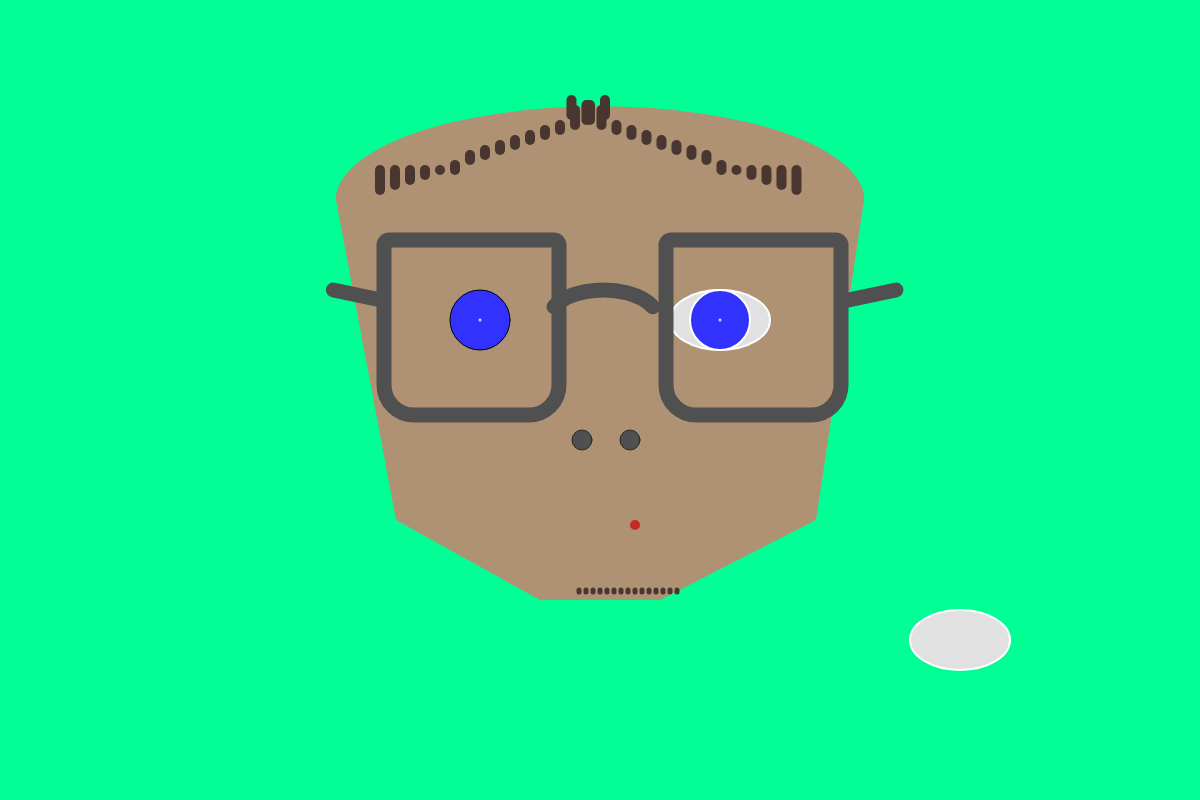
Frame 1 (no input)
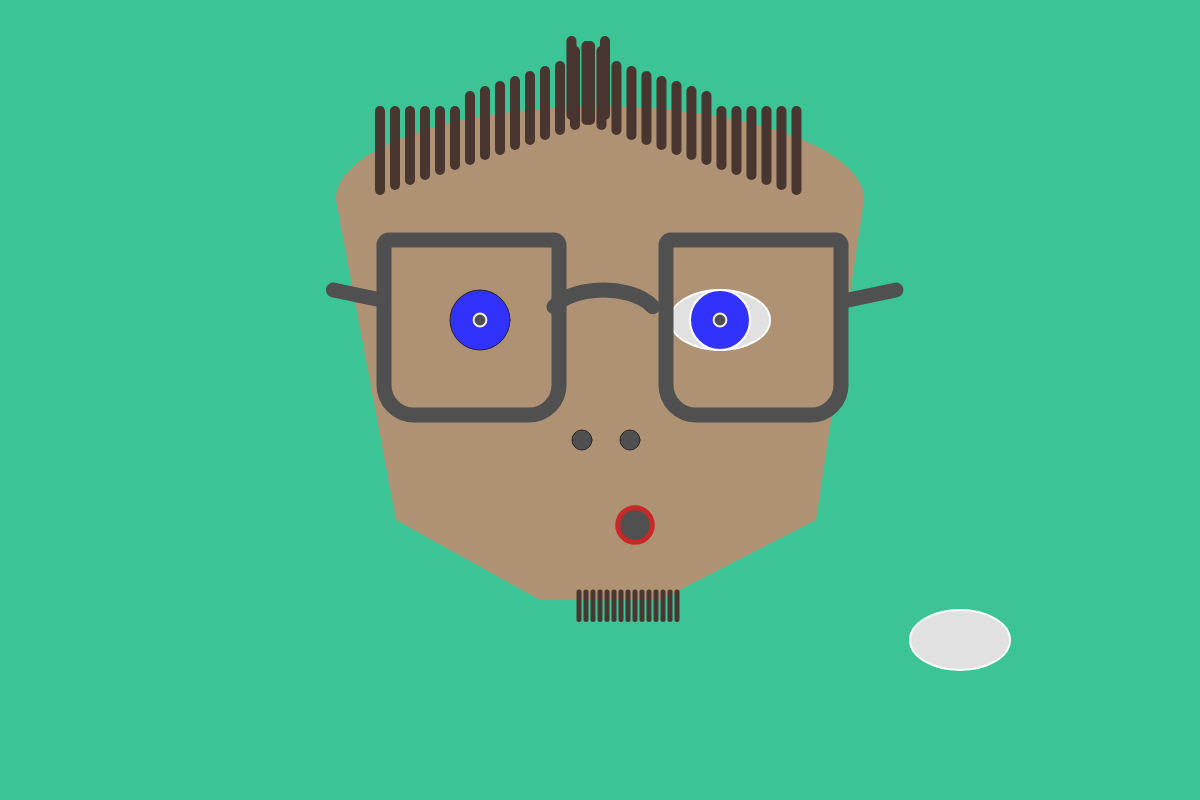
Frame 60 (no input)
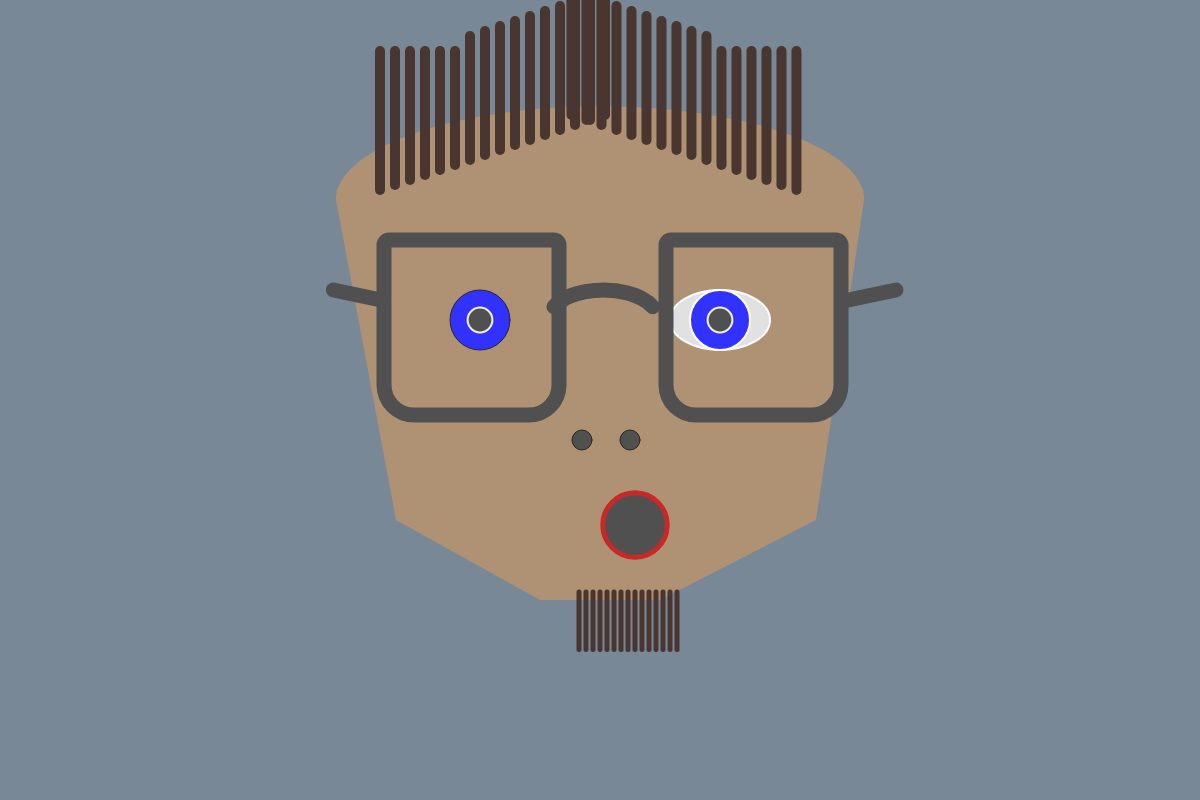
Frame 120 (the mouse pressed at the canvas centre since frame 60)

The p5.js sketch that drew these frames (run headless with seeded random() and noise() and a simulated clock; from frame 60 on, the mouse is pressed at the canvas centre):

// p5.js sketch
// ── sketch.js

function setup() {
createCanvas(windowWidth, 800);
}

//**********************//
//global variables
//**********************//

// background color variables
var rChannel = 1;
var gChannel = 255;
var bChannel = 150;

//pupil width and height variables
var pupilWidth = 1;
var pupilHeight = 1;

// mouth width and heigh variables
var mouthWidth = 5;
var mouthHeight = 5;

// goatee variables
var goateeYEnd = 590;
var goateeX = 579;

// hair variables
var hairXstart = 380;
var hairYstart = 190;
var hairXEnd = 380;
var hairYEnd = 170;


//line(width/3.25, 190, width/3.35, 175);


function draw() {
//background color will change from green to reddish-purple
background(rChannel, gChannel, bChannel);
    // background color change animation
    rChannel = rChannel + 1;
    gChannel = gChannel - 1;
    rChannel = rChannel % 255;
    gChannel = gChannel % 255;

//**********************//
//Face
//**********************//

/* head */
push();
noStroke();
// strokeWeight(0.5);
fill('rgb(175, 146, 115)');
// top of head
quad(width * 0.28, height * 0.25, width * 0.72, height * 0.25, width * 0.68, height * 0.65, width * 0.33, height * 0.65);
//chin
quad(width * 0.33, height * 0.65, width * 0.68, height * 0.65, width * 0.55, height * 0.75, width * 0.45, height * 0.75);
//forehead
arc(width/2, 200, width/2.27, height/4.27, PI, TWO_PI);
pop();
/* end head */

/* hair */
// right side hair
push();
stroke('rgb(74, 54, 48)');
strokeWeight(10);
line(hairXstart, hairYstart, hairXEnd, hairYEnd);
line(hairXstart + 15, hairYstart - 5, hairXEnd + 15, hairYEnd);
line(hairXstart + 30, hairYstart - 10, hairXEnd + 30, hairYEnd);
line(hairXstart + 45, hairYstart - 15, hairXEnd + 45, hairYEnd);
line(hairXstart + 60, hairYstart - 20, hairXEnd + 60, hairYEnd);
line(hairXstart + 75, hairYstart - 25, hairXEnd + 75, hairYEnd);
line(hairXstart + 90, hairYstart - 30, hairXEnd + 90, hairYEnd - 15);
line(hairXstart + 105, hairYstart - 35, hairXEnd + 105, hairYEnd - 20);
line(hairXstart + 120, hairYstart - 40, hairXEnd + 120, hairYEnd - 25);
line(hairXstart + 135, hairYstart - 45, hairXEnd + 135, hairYEnd - 30);
line(hairXstart + 150, hairYstart - 50, hairXEnd + 150, hairYEnd - 35);
line(hairXstart + 165, hairYstart - 55, hairXEnd + 165, hairYEnd - 40);
line(hairXstart + 180, hairYstart - 60, hairXEnd + 180, hairYEnd - 45);
line(hairXstart + 195, hairYstart - 65, hairXEnd + 195, hairYEnd - 60);
line(hairXstart + 210, hairYstart - 70, hairXEnd + 210, hairYEnd - 65);
line(hairXstart + 225, hairYstart - 75, hairXEnd + 225, hairYEnd - 70);
pop();

// left side hairXEnd

push();
translate( windowWidth/1.02, 0);
scale( -1, 1 );
stroke('rgb(74, 54, 48)');
strokeWeight(10);
line(hairXstart, hairYstart, hairXEnd, hairYEnd);
line(hairXstart + 15, hairYstart - 5, hairXEnd + 15, hairYEnd);
line(hairXstart + 30, hairYstart - 10, hairXEnd + 30, hairYEnd);
line(hairXstart + 45, hairYstart - 15, hairXEnd + 45, hairYEnd);
line(hairXstart + 60, hairYstart - 20, hairXEnd + 60, hairYEnd);
line(hairXstart + 75, hairYstart - 25, hairXEnd + 75, hairYEnd);
line(hairXstart + 90, hairYstart - 30, hairXEnd + 90, hairYEnd - 15);
line(hairXstart + 105, hairYstart - 35, hairXEnd + 105, hairYEnd - 20);
line(hairXstart + 120, hairYstart - 40, hairXEnd + 120, hairYEnd - 25);
line(hairXstart + 135, hairYstart - 45, hairXEnd + 135, hairYEnd - 30);
line(hairXstart + 150, hairYstart - 50, hairXEnd + 150, hairYEnd - 35);
line(hairXstart + 165, hairYstart - 55, hairXEnd + 165, hairYEnd - 40);
line(hairXstart + 180, hairYstart - 60, hairXEnd + 180, hairYEnd - 45);
line(hairXstart + 195, hairYstart - 65, hairXEnd + 195, hairYEnd - 60);
line(hairXstart + 210, hairYstart - 70, hairXEnd + 210, hairYEnd - 65);
line(hairXstart + 225, hairYstart - 75, hairXEnd + 225, hairYEnd - 70);


// growing hair code
hairYEnd = hairYEnd - 1;


pop();

/* end hair */

/*eyes*/
//left eye
push();
translate(width * 0.4, height * 0.4);
rotate(radians(mouseX));
stroke('rgb(80)');
strokeWeight(2);
fill('rgb(225, 225, 225)');
ellipse(width * 0.4, height * 0.4, 100, 60);
pop();

//iris
fill('rgb(50, 50, 255)');
ellipse(width * 0.4, height * 0.40, 60, 60);

//pupil
push();
strokeWeight(2);
stroke('rgb(240, 240, 240)');
fill('rgb(80, 80, 80)');
ellipse(width * 0.4, height * 0.40, pupilWidth, pupilHeight);

//right eye
stroke('rgb(80)');
strokeWeight(2);
fill('rgb(225, 225, 225)');
ellipse(width * 0.60, height * 0.40, 100, 60);

//iris
fill('rgb(50, 50, 255)');
ellipse(width * 0.60, height * 0.40, 60, 60);

//pupil
stroke('rgb(240, 240, 240)');
fill('rgb(80, 80, 80)');
ellipse(width * 0.60, height * 0.40, pupilWidth, pupilHeight);
// dilates pupil to max 60 px width and height
pupilWidth = pupilWidth + 0.2;
pupilHeight = pupilHeight + 0.2;
pupilWidth = pupilWidth % 60;
pupilHeight = pupilHeight % 60;
pop();

/* nose */
stroke('rgb(40, 40, 40)');
fill('rgb(80, 80, 80)');
ellipse(width * 0.485, height * 0.55, 20, 20);
ellipse(width * 0.525, height * 0.55, 20, 20);
/* end nose */

/* mouth */
push();
stroke('rgb(200, 40, 40)');
strokeWeight(5);
fill('rgb(80, 80, 80)');
ellipse(635, 525, mouthWidth, mouthHeight);

mouthWidth = mouthWidth + 0.5;
mouthHeight = mouthHeight + 0.5;
mouthWidth = mouthWidth % 100;
mouthHeight = mouthHeight % 100;
pop();
/* end mouth */


// glasses
// right frame
push();
noFill();
stroke('rgb(80, 80, 80)');
strokeWeight(15);
rect(width * 0.32, height * 0.30, 175, 175, 5, 5, 30, 30);
// left frame
push();
translate(282, 0);
noFill();
stroke('rgb(80, 80, 80)');
strokeWeight(15);
rect(width * 0.32, height * 0.30, 175, 175, 5, 5, 30, 30);
pop();
// bridge
stroke('rgb(80, 80, 80)');
strokeWeight(15);
arc(windowWidth/1.989, 320, 110, 60, radians(195), radians(345));
//handles
stroke('rgb(80, 80, 80)');
strokeWeight(15);
line(windowWidth/3.15, 300, windowWidth/3.6, 290);
push();
translate(515, 0);
stroke('rgb(80, 80, 80)');
strokeWeight(15);
line(windowWidth/3.6, 300, windowWidth/3.15, 290);
pop();
pop();
/* end eyes */

/* goatee */
push();
stroke('rgb(74, 54, 48)');
strokeWeight(5);
line(goateeX, height * 0.74, goateeX, goateeYEnd);
line(goateeX + 7, height * 0.74, goateeX + 7, goateeYEnd);
line(goateeX + 14, height * 0.74, goateeX + 14, goateeYEnd);
line(goateeX + 21, height * 0.74, goateeX + 21, goateeYEnd);
line(goateeX + 28, height * 0.74, goateeX + 28, goateeYEnd);
line(goateeX + 35, height * 0.74, goateeX + 35, goateeYEnd);
line(goateeX + 42, height * 0.74, goateeX + 42, goateeYEnd);
line(goateeX + 49, height * 0.74, goateeX + 49, goateeYEnd);
line(goateeX + 56, height * 0.74, goateeX + 56, goateeYEnd);
line(goateeX + 63, height * 0.74, goateeX + 63, goateeYEnd);
line(goateeX + 70, height * 0.74, goateeX + 70, goateeYEnd);
line(goateeX + 77, height * 0.74, goateeX + 77, goateeYEnd);
line(goateeX + 84, height * 0.74, goateeX + 84, goateeYEnd);
line(goateeX + 91, height * 0.74, goateeX + 91, goateeYEnd);
line(goateeX + 98, height * 0.74, goateeX + 98, goateeYEnd);

goateeYEnd = goateeYEnd + 0.5;
pop();
/* end goatee */





}
